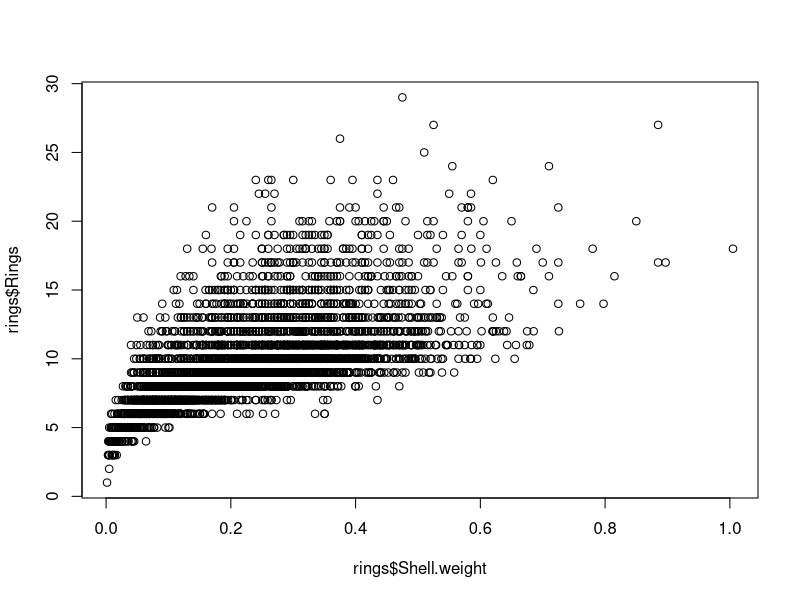
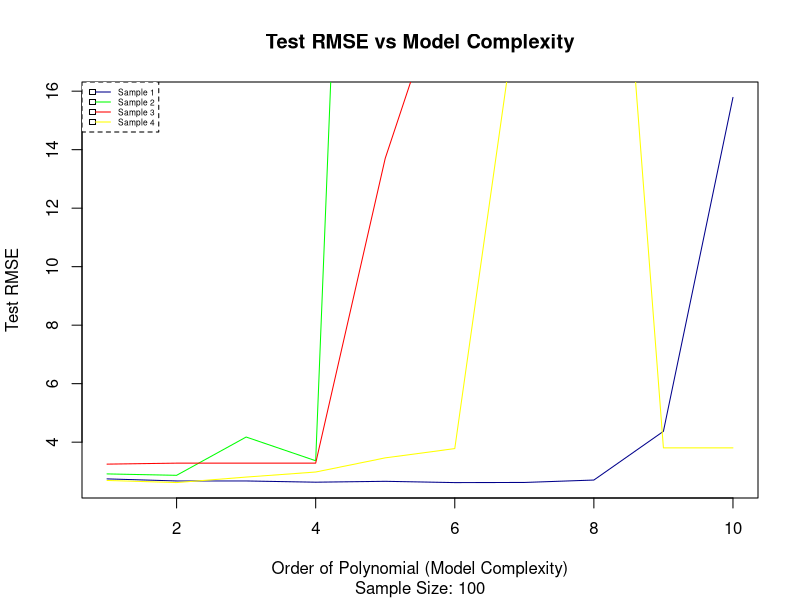

The R script that drew these images, in order:
#clear environment, if required
rm(list = ls()) 

# Read Dataset 
rings <- read.csv("a.csv")
head(rings)
nrow(rings)
cor(rings$Rings, rings$Shell.weight)
plot(rings$Shell.weight, rings$Rings)

#RMSE Function
rmse <- function(error){
    return(sqrt(mean((error)^2)))
}

color <- list('green', 'red', 'yellow')

# error dataframe - data for test and train rmse segmented by order of polynomial 
rmse_df = data.frame(matrix(ncol = 3, nrow = 0))

rings <- rings[1:1000,]
# Divide dataset:
set.seed(1)
rand = sample(1:nrow(rings), 0.875*nrow(rings))
train = rings[rand, ]
test = rings[-rand, ]


#-----------------------------------------------------------------------------------
# FIRST ITERATION
#-----------------------------------------------------------------------------------

set.seed(10)
rand = sample(1:nrow(train), 100)
train_sample = train[rand, ]
#set.seed(10)
#rand = sample(1:nrow(test), 50)
test_sample = test


#=============================================================================================
# FITTING A POLYNOMIAL REGRESSION OF ORDER 1
#=============================================================================================

m1 <- lm(Rings ~ Shell.weight, train_sample)

#TRAIN AND TEST ACCURACY
train_rmse = rmse(m1$residuals)
pred = predict(m1, newdata=test_sample)
test_rmse = rmse(round(pred)-test_sample$Rings)

rmse_df <- rbind(rmse_df, c(1, test_rmse, train_rmse))

#=============================================================================================
# FITTING A POLYNOMIAL REGRESSION OF ORDER 2
#=============================================================================================

m2 <- lm(Rings ~ Shell.weight + I(Shell.weight^2), train_sample)

#TRAIN AND TEST ACCURACY
train_rmse = rmse(m2$residuals)
pred = predict(m2, newdata=test_sample)
test_rmse = rmse(round(pred)-test_sample$Rings)

rmse_df <- rbind(rmse_df, c(2, test_rmse, train_rmse))


#=============================================================================================
# FITTING A POLYNOMIAL REGRESSION OF ORDER 3
#=============================================================================================

m3 <- lm(Rings ~ Shell.weight + I(Shell.weight^2) + I(Shell.weight^3), 
         train_sample)

#TRAIN AND TEST ACCURACY
train_rmse = rmse(m3$residuals)
pred = predict(m3, newdata=test_sample)
test_rmse = rmse(round(pred)-test_sample$Rings)

rmse_df <- rbind(rmse_df, c(3, test_rmse, train_rmse))


#=============================================================================================
# FITTING A POLYNOMIAL REGRESSION OF ORDER 4
#=============================================================================================

m4 <- lm(Rings ~ Shell.weight + I(Shell.weight^2) + I(Shell.weight^3) 
         + I(Shell.weight^4), train_sample)

#TRAIN AND TEST ACCURACY
train_rmse = rmse(m4$residuals)
pred = predict(m4, newdata=test_sample)
test_rmse = rmse(round(pred)-test_sample$Rings)

rmse_df <- rbind(rmse_df, c(4, test_rmse, train_rmse))


#=============================================================================================
# FITTING A POLYNOMIAL REGRESSION OF ORDER 5
#=============================================================================================

m5 <- lm(Rings ~ Shell.weight + I(Shell.weight^2) + I(Shell.weight^3) 
         + I(Shell.weight^4) + I(Shell.weight^5), train_sample)

#TRAIN AND TEST ACCURACY
train_rmse = rmse(m5$residuals)
pred = predict(m5, newdata=test_sample)
test_rmse = rmse(round(pred)-test_sample$Rings)

rmse_df <- rbind(rmse_df, c(5, test_rmse, train_rmse))


#=============================================================================================
# FITTING A POLYNOMIAL REGRESSION OF ORDER 6
#=============================================================================================

m6 <- lm(Rings ~ Shell.weight + I(Shell.weight^2) + I(Shell.weight^3) 
         + I(Shell.weight^4) + I(Shell.weight^5) + I(Shell.weight^6), 
         train_sample)

#TRAIN AND TEST ACCURACY
train_rmse = rmse(m6$residuals)
pred = predict(m6, newdata=test_sample)
test_rmse = rmse(round(pred)-test_sample$Rings)

rmse_df <- rbind(rmse_df, c(6, test_rmse, train_rmse))


#=============================================================================================
# FITTING A POLYNOMIAL REGRESSION OF ORDER 7
#=============================================================================================


m7 <- lm(Rings ~ Shell.weight + I(Shell.weight^2) + I(Shell.weight^3) 
         + I(Shell.weight^4) + I(Shell.weight^5)  + I(Shell.weight^6) 
         + I(Shell.weight^7), train_sample)

#TRAIN AND TEST ACCURACY
train_rmse = rmse(m7$residuals)
pred = predict(m7, newdata=test_sample)
test_rmse = rmse(round(pred)-test_sample$Rings)

rmse_df <- rbind(rmse_df, c(7, test_rmse, train_rmse))

#=============================================================================================
# FITTING A POLYNOMIAL REGRESSION OF ORDER 8
#=============================================================================================

m8 <- lm(Rings ~ Shell.weight + I(Shell.weight^2) + I(Shell.weight^3) + 
             I(Shell.weight^4) + I(Shell.weight^5) + I(Shell.weight^6) + 
             I(Shell.weight^7) + I(Shell.weight^8) , train_sample)

#TRAIN AND TEST ACCURACY
train_rmse = rmse(m8$residuals)
pred = predict(m8, newdata=test_sample)
test_rmse = rmse(round(pred)-test_sample$Rings)

rmse_df <- rbind(rmse_df, c(8, test_rmse, train_rmse))


#=============================================================================================
# FITTING A POLYNOMIAL REGRESSION OF ORDER 9
#=============================================================================================

m9 <- lm(Rings ~ Shell.weight + I(Shell.weight^2) + I(Shell.weight^3) + 
             I(Shell.weight^4) + I(Shell.weight^5) + I(Shell.weight^6) + 
             I(Shell.weight^7) + I(Shell.weight^8) + I(Shell.weight^9), 
         train_sample)

#TRAIN AND TEST ACCURACY
train_rmse = rmse(m9$residuals)
pred = predict(m9, newdata=test_sample)
test_rmse = rmse(round(pred)-test_sample$Rings)

rmse_df <- rbind(rmse_df, c(9, test_rmse, train_rmse))

#=============================================================================================
# FITTING A POLYNOMIAL REGRESSION OF ORDER 10
#=============================================================================================

m10 <- lm(Rings ~ Shell.weight + I(Shell.weight^2) + I(Shell.weight^3) + 
              I(Shell.weight^4) +
              I(Shell.weight^5) + I(Shell.weight^6) + I(Shell.weight^7) +
              I(Shell.weight^8) + I(Shell.weight^9) + I(Shell.weight^10), 
          train_sample)

#TRAIN AND TEST ACCURACY
train_rmse = rmse(m10$residuals)
pred = predict(m10, newdata=test_sample)
test_rmse = rmse(round(pred)-test_sample$Rings)


rmse_df <- rbind(rmse_df, c(10, test_rmse, train_rmse))

colnames(rmse_df) <- c('Order', 'Test_RMSE', 'Train_RMSE')

plot(rmse_df$Order, rmse_df$Test_RMSE, pch=19, cex=0.5, type = 'l', 
     xlab = 'Order of Polynomial (Model Complexity)', 
     ylab = 'Test RMSE', col = 'darkblue', 
     main = 'Test RMSE vs Model Complexity',
     sub = "Sample Size: 100")

clr = 1

#-----------------------------------------------------------------------------------
#-----------------------------------------------------------------------------------
#-----------------------------------------------------------------------------------
#-----------------------------------------------------------------------------------



# Divide dataset:
for(seed_val in c(20, 30, 40)){
    set.seed(seed_val)
    rand = sample(1:nrow(train), 20)
    train_sample = train[rand, ]
    set.seed(seed_val)
    rand = sample(1:nrow(test), 50)
    test_sample = test[rand, ]
    
    rmse_df = data.frame(matrix(ncol = 3, nrow = 0))
#=============================================================================================
# FITTING A POLYNOMIAL REGRESSION OF ORDER 1
#=============================================================================================

    m1 <- lm(Rings ~ Shell.weight, train_sample)
    
    #TRAIN AND TEST ACCURACY
    train_rmse = rmse(m1$residuals)
    pred = predict(m1, newdata=test_sample)
    test_rmse = rmse(round(pred)-test_sample$Rings)
    
    rmse_df <- rbind(rmse_df, c(1, test_rmse, train_rmse))

#=============================================================================================
# FITTING A POLYNOMIAL REGRESSION OF ORDER 2
#=============================================================================================

    m2 <- lm(Rings ~ Shell.weight + I(Shell.weight^2), train_sample)
    
    #TRAIN AND TEST ACCURACY
    train_rmse = rmse(m2$residuals)
    pred = predict(m2, newdata=test_sample)
    test_rmse = rmse(round(pred)-test_sample$Rings)
    
    rmse_df <- rbind(rmse_df, c(2, test_rmse, train_rmse))


#=============================================================================================
# FITTING A POLYNOMIAL REGRESSION OF ORDER 3
#=============================================================================================

    m3 <- lm(Rings ~ Shell.weight + I(Shell.weight^2) + I(Shell.weight^3), 
             train_sample)
    
    #TRAIN AND TEST ACCURACY
    train_rmse = rmse(m3$residuals)
    pred = predict(m3, newdata=test_sample)
    test_rmse = rmse(round(pred)-test_sample$Rings)
    
    rmse_df <- rbind(rmse_df, c(3, test_rmse, train_rmse))
    

#=============================================================================================
# FITTING A POLYNOMIAL REGRESSION OF ORDER 4
#=============================================================================================

    m4 <- lm(Rings ~ Shell.weight + I(Shell.weight^2) + I(Shell.weight^3) 
             + I(Shell.weight^4), train_sample)

    #TRAIN AND TEST ACCURACY
    train_rmse = rmse(m4$residuals)
    pred = predict(m4, newdata=test_sample)
    test_rmse = rmse(round(pred)-test_sample$Rings)
    
    rmse_df <- rbind(rmse_df, c(4, test_rmse, train_rmse))
    

#=============================================================================================
# FITTING A POLYNOMIAL REGRESSION OF ORDER 5
#=============================================================================================

    m5 <- lm(Rings ~ Shell.weight + I(Shell.weight^2) + I(Shell.weight^3) 
             + I(Shell.weight^4) + I(Shell.weight^5), train_sample)
    
    #TRAIN AND TEST ACCURACY
    train_rmse = rmse(m5$residuals)
    pred = predict(m5, newdata=test_sample)
    test_rmse = rmse(round(pred)-test_sample$Rings)
    
    rmse_df <- rbind(rmse_df, c(5, test_rmse, train_rmse))
    

#=============================================================================================
# FITTING A POLYNOMIAL REGRESSION OF ORDER 6
#=============================================================================================

    m6 <- lm(Rings ~ Shell.weight + I(Shell.weight^2) + I(Shell.weight^3) 
              + I(Shell.weight^4) + I(Shell.weight^5) + I(Shell.weight^6), 
             train_sample)
    
    #TRAIN AND TEST ACCURACY
    train_rmse = rmse(m6$residuals)
    pred = predict(m6, newdata=test_sample)
    test_rmse = rmse(round(pred)-test_sample$Rings)
    
    rmse_df <- rbind(rmse_df, c(6, test_rmse, train_rmse))
    

#=============================================================================================
# FITTING A POLYNOMIAL REGRESSION OF ORDER 7
#=============================================================================================


    m7 <- lm(Rings ~ Shell.weight + I(Shell.weight^2) + I(Shell.weight^3) 
         + I(Shell.weight^4) + I(Shell.weight^5)  + I(Shell.weight^6) 
         + I(Shell.weight^7), train_sample)

    #TRAIN AND TEST ACCURACY
    train_rmse = rmse(m7$residuals)
    pred = predict(m7, newdata=test_sample)
    test_rmse = rmse(round(pred)-test_sample$Rings)
    
    rmse_df <- rbind(rmse_df, c(7, test_rmse, train_rmse))
    
#=============================================================================================
# FITTING A POLYNOMIAL REGRESSION OF ORDER 8
#=============================================================================================

    m8 <- lm(Rings ~ Shell.weight + I(Shell.weight^2) + I(Shell.weight^3) + 
            I(Shell.weight^4) + I(Shell.weight^5) + I(Shell.weight^6) + 
            I(Shell.weight^7) + I(Shell.weight^8) , train_sample)

    #TRAIN AND TEST ACCURACY
    train_rmse = rmse(m8$residuals)
    pred = predict(m8, newdata=test_sample)
    test_rmse = rmse(round(pred)-test_sample$Rings)
    
    rmse_df <- rbind(rmse_df, c(8, test_rmse, train_rmse))
    

#=============================================================================================
# FITTING A POLYNOMIAL REGRESSION OF ORDER 9
#=============================================================================================

    m9 <- lm(Rings ~ Shell.weight + I(Shell.weight^2) + I(Shell.weight^3) + 
                I(Shell.weight^4) + I(Shell.weight^5) + I(Shell.weight^6) + 
                I(Shell.weight^7) + I(Shell.weight^8) + I(Shell.weight^9), 
             train_sample)

    #TRAIN AND TEST ACCURACY
    train_rmse = rmse(m9$residuals)
    pred = predict(m9, newdata=test_sample)
    test_rmse = rmse(round(pred)-test_sample$Rings)
    
    rmse_df <- rbind(rmse_df, c(9, test_rmse, train_rmse))
    
#=============================================================================================
# FITTING A POLYNOMIAL REGRESSION OF ORDER 10
#=============================================================================================

    m10 <- lm(Rings ~ Shell.weight + I(Shell.weight^2) + I(Shell.weight^3) + 
                  I(Shell.weight^4) +
              I(Shell.weight^5) + I(Shell.weight^6) + I(Shell.weight^7) +
              I(Shell.weight^8) + I(Shell.weight^9) + I(Shell.weight^10), 
              train_sample)
    
    #TRAIN AND TEST ACCURACY
    train_rmse = rmse(m10$residuals)
    pred = predict(m10, newdata=test_sample)
    test_rmse = rmse(round(pred)-test_sample$Rings)
    
    rmse_df <- rbind(rmse_df, c(10, test_rmse, train_rmse))
    
    colnames(rmse_df) <- c('Order', 'Test_RMSE', 'Train_RMSE')
    
    
    lines(rmse_df$Order, rmse_df$Test_RMSE, col = as.character(color[clr]), 
          type='l',pch = 19)
    
    
    clr = clr + 1
}


legend("topleft",legend = c('Sample 1', 'Sample 2', 'Sample 3', 'Sample 4'),
       lty = c(1),
       col = c("darkblue", 'green', 'red', 'yellow'), cex = 0.5,
       density = 1.5, box.lty = 2)
